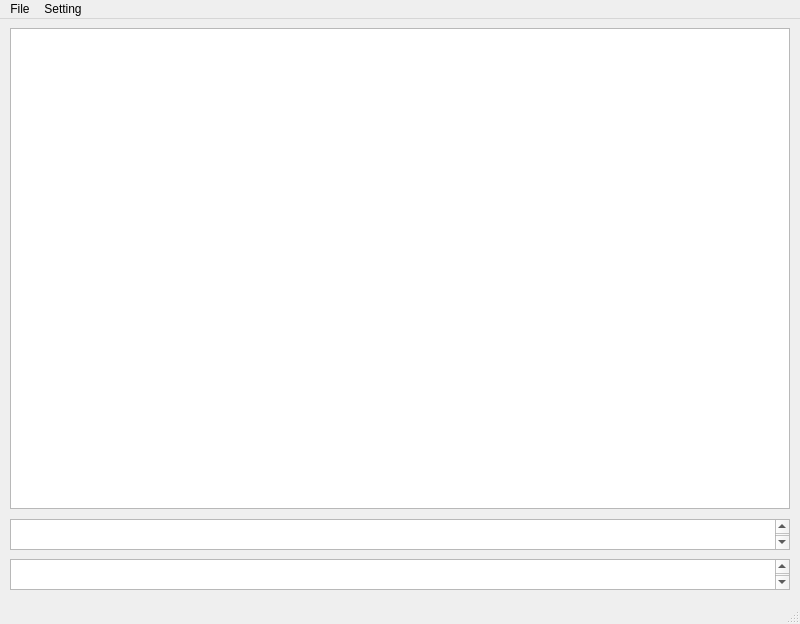
<?xml version="1.0" encoding="UTF-8"?>
<ui version="4.0">
 <class>MainWindow</class>
 <widget class="QMainWindow" name="MainWindow">
  <property name="geometry">
   <rect>
    <x>0</x>
    <y>0</y>
    <width>800</width>
    <height>624</height>
   </rect>
  </property>
  <property name="windowTitle">
   <string>TEXT EDITOR</string>
  </property>
  <widget class="QWidget" name="centralwidget">
   <widget class="QTextEdit" name="txt__edit">
    <property name="geometry">
     <rect>
      <x>10</x>
      <y>9</y>
      <width>780</width>
      <height>481</height>
     </rect>
    </property>
    <property name="font">
     <font>
      <family>Cascadia Code Light</family>
      <pointsize>12</pointsize>
     </font>
    </property>
   </widget>
   <widget class="QTextEdit" name="txt__open">
    <property name="geometry">
     <rect>
      <x>10</x>
      <y>500</y>
      <width>780</width>
      <height>31</height>
     </rect>
    </property>
    <property name="font">
     <font>
      <family>Cascadia Code Light</family>
      <pointsize>12</pointsize>
     </font>
    </property>
   </widget>
   <widget class="QTextEdit" name="txt__save">
    <property name="geometry">
     <rect>
      <x>10</x>
      <y>540</y>
      <width>780</width>
      <height>31</height>
     </rect>
    </property>
    <property name="font">
     <font>
      <family>Cascadia Code Light</family>
      <pointsize>12</pointsize>
     </font>
    </property>
   </widget>
  </widget>
  <widget class="QMenuBar" name="menubar">
   <property name="geometry">
    <rect>
     <x>0</x>
     <y>0</y>
     <width>800</width>
     <height>21</height>
    </rect>
   </property>
   <widget class="QMenu" name="menuFile">
    <property name="title">
     <string>File</string>
    </property>
    <addaction name="act__open"/>
    <addaction name="act__save"/>
    <addaction name="act__reset"/>
   </widget>
   <widget class="QMenu" name="menuSetting">
    <property name="title">
     <string>Setting</string>
    </property>
    <widget class="QMenu" name="m__ie">
     <property name="title">
      <string>Input Encoding</string>
     </property>
     <addaction name="act__i_utf"/>
     <addaction name="act__i_ansi"/>
    </widget>
    <widget class="QMenu" name="m__oe">
     <property name="title">
      <string>Output Encoding</string>
     </property>
     <addaction name="act__o_utf"/>
     <addaction name="act__o_ansi"/>
    </widget>
    <addaction name="m__ie"/>
    <addaction name="m__oe"/>
   </widget>
   <addaction name="menuFile"/>
   <addaction name="menuSetting"/>
  </widget>
  <widget class="QStatusBar" name="statusbar"/>
  <action name="act__open">
   <property name="text">
    <string>File Open</string>
   </property>
  </action>
  <action name="act__save">
   <property name="text">
    <string>File Save</string>
   </property>
  </action>
  <action name="act__reset">
   <property name="text">
    <string>Window Reset</string>
   </property>
  </action>
  <action name="act__i_utf">
   <property name="checkable">
    <bool>true</bool>
   </property>
   <property name="checked">
    <bool>false</bool>
   </property>
   <property name="text">
    <string>UTF-8</string>
   </property>
  </action>
  <action name="act__i_ansi">
   <property name="checkable">
    <bool>true</bool>
   </property>
   <property name="checked">
    <bool>true</bool>
   </property>
   <property name="text">
    <string>ANSI</string>
   </property>
  </action>
  <action name="act__o_utf">
   <property name="checkable">
    <bool>true</bool>
   </property>
   <property name="checked">
    <bool>false</bool>
   </property>
   <property name="text">
    <string>UTF-8</string>
   </property>
  </action>
  <action name="act__o_ansi">
   <property name="checkable">
    <bool>true</bool>
   </property>
   <property name="checked">
    <bool>true</bool>
   </property>
   <property name="text">
    <string>ANSI</string>
   </property>
  </action>
 </widget>
 <resources/>
 <connections/>
</ui>
